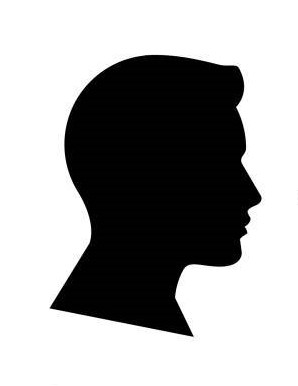
#> input picture counter.jpg, 298 x 386 px
$ python '22-) Kontur Belirleme.py'
#> lines starting #> are read from the running program, lines starting #| are printed output that depends on the picture; after the words box and inside, x2 and y2 are one past the last pixel; in counts of white or black regions, pixels touching at a corner belong together
import cv2
import numpy as np

# Resmi oku
img = cv2.imread("counter.jpg")
#> img is the input picture: shape (386, 298, 3); min 0, max 255, mean 164.6

# Gri tonlamaya dönüştür
gray = cv2.cvtColor(img, cv2.COLOR_BGR2GRAY)

# Gri tonlamalı resmi eşik değerine göre ikili bir resme dönüştür
ret, thresh = cv2.threshold(gray, 100, 200, cv2.THRESH_BINARY)
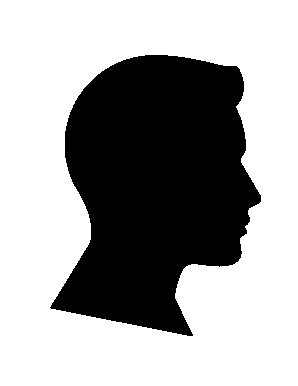
#> thresh: shape (386, 298); values 0 (black) and 200 (white), 64.5% white; 1 black region

# Konturları bul
contours, hierarchy = cv2.findContours(thresh, cv2.RETR_TREE, cv2.CHAIN_APPROX_SIMPLE)
#> contours = 2 contours; box (x1, y1, x2, y2) and area: (0, 0, 298, 386) 114345, (49, 54, 262, 337) 41214

# Konturları ekrana yazdır
print(contours)
#> (printed output is left out)

# İlk konturu (contours[0]) çiz
# 3. parametre: Kontur dizisinin indeksi.
# Bir resimde birden fazla kontur olabilir. Bu parametre, hangi konturun çizileceğini belirler.
# Örneğin, contours[0] ilk konturu temsil eder.

# Diğer parametreler:
# 4. parametre: Kontur rengi. Bu örnek için (0, 0, 255) yeşil renk kullanılıyor.
# 5. parametre: Kontur kalınlığı. Bu örnekte 2 piksel olarak belirlenmiş.
cv2.drawContours(img, contours, 1, (0, 0, 255), 2)
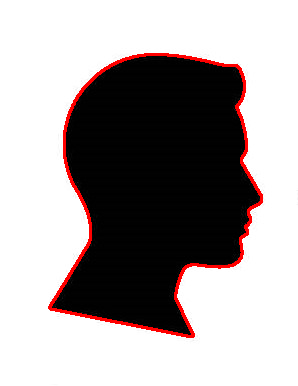
#> img: shape (386, 298, 3); 2.68% of pixels changed, all inside (x1, y1, x2, y2) = (48, 53, 263, 338)

# Resmi göster
cv2.imshow("Counters", img)
cv2.waitKey(0)
cv2.destroyAllWindows()
